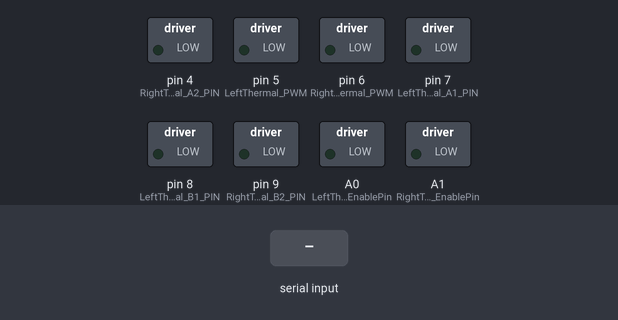
This sketch was run on a simulated Arduino Uno, built with avr-gcc and run on an emulated ATmega328P. Shown: switched loads named in the sketch (green lamp = pin HIGH). Inputs (shaded band) come from the test bench.

Above: at 1.2 s.
1.3 s: "90 45\n" received over Serial
At 2.0 s:
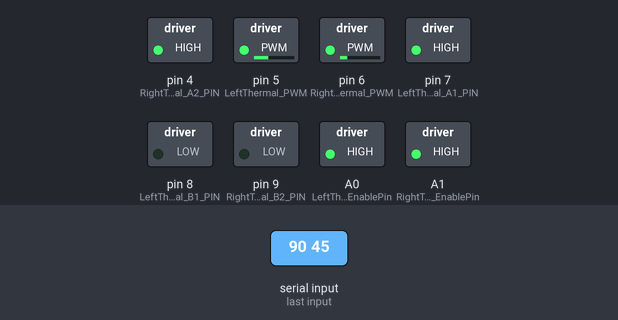
2.8 s: byte 32 (' ') received over Serial
At 3.2 s:
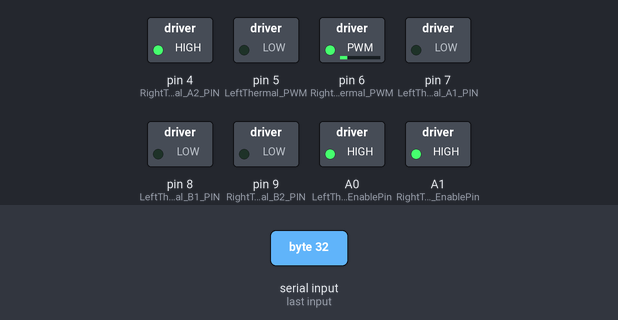
4.3 s: "30 150\n" received over Serial
At 5.5 s:
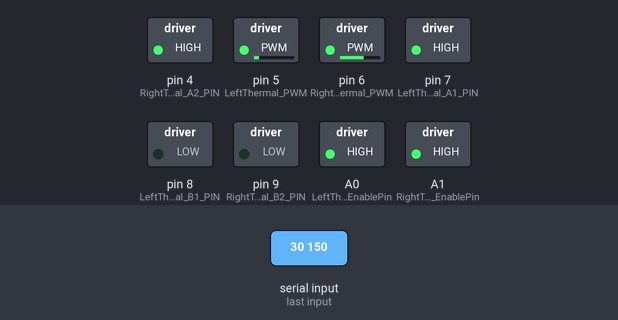
5.8 s: "0\n" received over Serial
At 6.6 s:
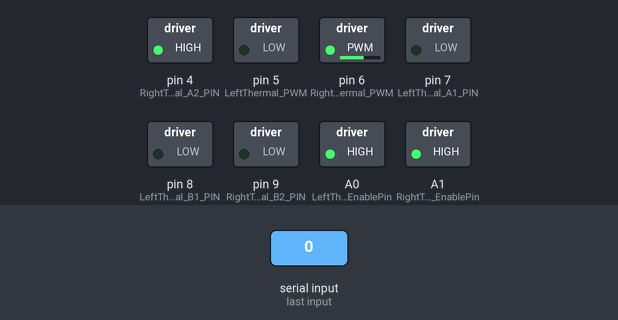
7.3 s: "90\n" received over Serial
At 7.8 s:
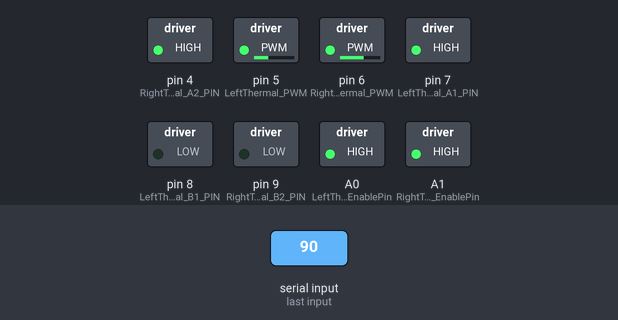
8.8 s: "200\n" received over Serial
At 9.1 s:
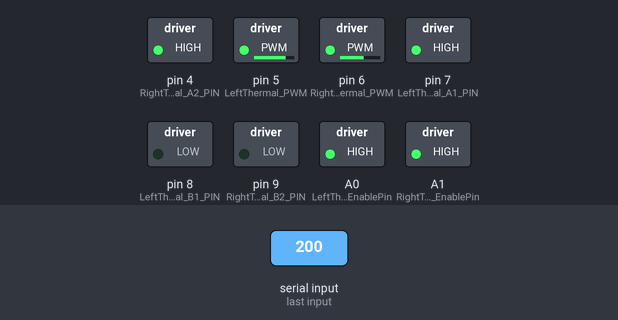
Timing chart, 0 to 11.3 s (numbered marks = the images above; inputs shaded):
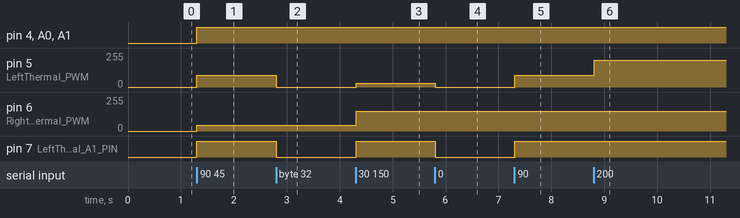

The sketch:

FacePush_Thermo.ino
```cpp
#define SERIAL_BAUD 115200
#define DEBUG  0

//All Thermal Parameter
int AllThermo_Parameters[2];// L ColdorHot R ColdorHot

//Read String Parameter
String ReadString_Input = "";

// Left default setting(Thermal，Rotary Encoder，PID)
#define LeftThermal_A1_PIN 7
#define LeftThermal_B1_PIN 8
#define LeftThermal_PWM 5
#define LeftThermal_EnablePin A0
#define LeftThermal 1
int LeftThermal_Speed = 0;

//Right default setting(Thermal，Rotary Encoder，PID)
#define RightThermal_A2_PIN 4
#define RightThermal_B2_PIN 9
#define RightThermal_PWM 6
#define RightThermal_EnablePin A1
#define RightThermal 2
int RightThermal_Speed = 0;

void setup()
{
  Serial.begin(SERIAL_BAUD);
  LeftInitialSetting();
  RightInitialSetting();
}

void loop()
{
  //  DEBUG == 1 below to check values of PID
  #if DEBUG == 1
    Serial.print("L: ");
    Serial.print(LeftThermal_Speed); Serial.print(" ");

    Serial.print("R: ");
    Serial.print(RightThermal_Speed); Serial.print(" ");

    Serial.print("Order: ");
    Serial.print(AllThermo_Parameters[0]); Serial.print(" ");
    Serial.print(AllThermo_Parameters[1]); Serial.println(" ");
  #else DEBUG == 0
//    Serial.print(LeftPID_Output); Serial.print(" ");
//    Serial.print(MotorCounter); Serial.println(" ");
    delay(10);
  #endif

  //Read Data and Handle Data
  int i = 0;
  while(Serial.available())
  {
    digitalWrite(LeftThermal_EnablePin, HIGH);
    digitalWrite(RightThermal_EnablePin, HIGH);
    char c = Serial.read();
    if (c == ' ' || c == '\n')
    {
      AllThermo_Parameters[i] = ReadString_Input.toInt();
      i++;
      ReadString_Input = "";
    }
    else
    {
      ReadString_Input += c;
    }
    PID_Calculation( AllThermo_Parameters[0], LeftThermal);
    PID_Calculation( AllThermo_Parameters[1], RightThermal);
    Serial.flush();
  }
}

void ThermalAction(uint8_t Thermal, uint8_t pwm, int PinA_Value, int PinB_Value)
{
  if(Thermal == LeftThermal)
  {
    digitalWrite(LeftThermal_A1_PIN, PinA_Value);
    digitalWrite(LeftThermal_B1_PIN, PinB_Value);
    analogWrite(LeftThermal_PWM, pwm);
  }
  else if(Thermal == RightThermal)
  {
    digitalWrite(RightThermal_A2_PIN, PinA_Value);
    digitalWrite(RightThermal_B2_PIN, PinB_Value);
    analogWrite(RightThermal_PWM, pwm);
  }
}

void PID_Calculation(int output, uint8_t thermal)
{
    if (output > 0) //正轉CW
       ThermalAction(thermal, output, HIGH, LOW);
    else if (output < 0) //逆轉CCW
      ThermalAction(thermal, abs(output), LOW, HIGH);
    else if (output == 0)//停止
      ThermalAction(thermal, 0, LOW, LOW);
}

void LeftInitialSetting()
{
  // Left setup (Motor，Rotary Encoder，PID)
  pinMode(LeftThermal_A1_PIN, OUTPUT);
  pinMode(LeftThermal_B1_PIN, OUTPUT);
  pinMode(LeftThermal_PWM, OUTPUT);
  pinMode(LeftThermal_EnablePin, OUTPUT);
}

void RightInitialSetting()
{
  // Right setup (Motor，Rotary Encoder，PID)
  pinMode(RightThermal_A2_PIN, OUTPUT);
  pinMode(RightThermal_B2_PIN, OUTPUT);
  pinMode(RightThermal_PWM, OUTPUT);
  pinMode(RightThermal_EnablePin, OUTPUT);
}
```

Measured:
- after the input at 1.3 s, pin 4 (RightThermal_A2_PIN), pin 7 (LeftThermal_A1_PIN), A0 (LeftThermal_EnablePin), A1 (RightThermal_EnablePin): LOW → HIGH at once; pin 5 (LeftThermal_PWM): 0/255 → 90/255 at once; pin 6 (RightThermal_PWM): 0/255 → 45/255 at once
- after the input at 2.8 s, pin 5 (LeftThermal_PWM): 90/255 → 0/255 at once; pin 7 (LeftThermal_A1_PIN): HIGH → LOW at once
- after the input at 4.3 s, pin 5 (LeftThermal_PWM): 0/255 → 30/255 at once; pin 6 (RightThermal_PWM): 45/255 → 150/255 at once; pin 7 (LeftThermal_A1_PIN): LOW → HIGH at once
- after the input at 5.8 s, pin 5 (LeftThermal_PWM): 30/255 → 0/255 at once; pin 7 (LeftThermal_A1_PIN): HIGH → LOW at once
- after the input at 7.3 s, pin 5 (LeftThermal_PWM): 0/255 → 90/255 at once; pin 7 (LeftThermal_A1_PIN): LOW → HIGH at once
- after the input at 8.8 s, pin 5 (LeftThermal_PWM): 90/255 → 200/255 at once
